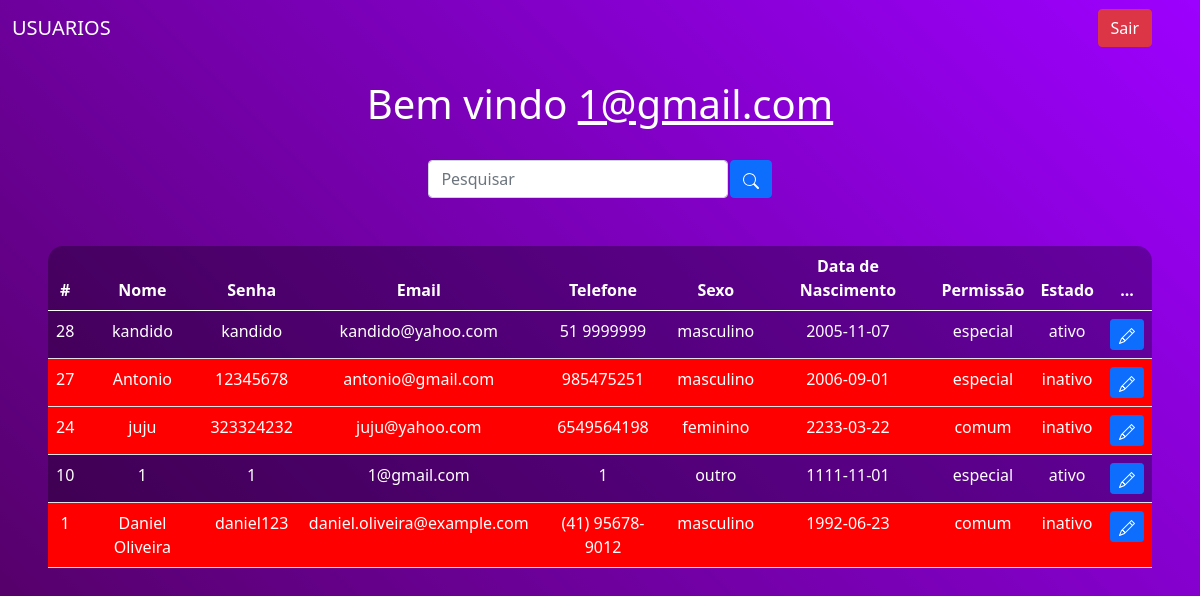
Screenshot of /sistema.php (signed in) with the database file from the repository.
### tables this page shows
CREATE TABLE `new_table` (
  `idnew_table` int(11) NOT NULL,
  `nome` varchar(45) NOT NULL,
  `email` varchar(145) NOT NULL,
  `telefone` varchar(25) NOT NULL,
  `data_nasc` date NOT NULL,
  `sexo` varchar(15) NOT NULL,
  `senha` varchar(45) NOT NULL,
  `permission` varchar(45) NOT NULL,
  `estado` varchar(50) DEFAULT NULL
);

### sistema.php (the view, shortened to what this page needs)
<?php
include_once('config.php');
$logado = $_SESSION['email'];
if (!empty($_GET['search'])) {
    $data = $_GET['search'];
    $sql = "SELECT * FROM new_table WHERE idnew_table LIKE '%$data%' or nome LIKE '%$data%' or email LIKE '%$data%' ORDER BY idnew_table DESC";
} else {
    $sql = "SELECT * FROM new_table ORDER BY idnew_table DESC";
}
$result = $conexao->query($sql);
?>
<!DOCTYPE html>
<html lang="en">
<head>
    <link href="https://cdn.jsdelivr.net/npm/bootstrap@5.0.2/dist/css/bootstrap.min.css" rel="stylesheet">
</head>
<body>
<nav class="navbar navbar-expand-lg" style="background-color: rgb(128, 0, 128) color:rgb(255,255,255);" >
    <div class="container-fluid">
        <a class="navbar-brand" style="color: rgb(255, 255, 255); href="#> USUARIOS</a>
    </div>
    <div class="d-flex">
        <a href="sair.php" class="btn btn-danger me-5">Sair</a>
    </div>
</nav>
    <br>
    <?php
    echo "<h1>Bem vindo <u>$logado</u></h1>";
    ?>
    <br>
    <div class="box-search">
        <input type="search" class="form-control w-25" placeholder="Pesquisar" id="pesquisar">
        <button onclick="searchData()" class="btn btn-primary">
        </button>
    </div>
    <div class="m-5">
        <table class="table text-white table-bg">
            <thead>
                <tr>
                    <th scope="col">#</th>
                    <th scope="col">Nome</th>
                    <th scope="col">Senha</th>
                    <th scope="col">Email</th>
                    <th scope="col">Telefone</th>
                    <th scope="col">Sexo</th>
                    <th scope="col">Data de Nascimento</th>
                    <th scope="col">Permissão</th>
                    <th scope="col">Estado</th>
                    <th scope="col">...</th>
                </tr>
            </thead>
            <tbody>
                <?php
                while ($user_data = mysqli_fetch_assoc($result)) {
                    $rowClass = $user_data['estado'] != 'ativo' ? 'inactive-row' : '';
                    echo "<tr class='$rowClass'>";
                    echo "<td>" . $user_data['idnew_table'] . "</td>";
                    echo "<td>" . $user_data['nome'] . "</td>";
                    echo "<td>" . $user_data['senha'] . "</td>";
                    echo "<td>" . $user_data['email'] . "</td>";
                    echo "<td>" . $user_data['telefone'] . "</td>";
                    echo "<td>" . $user_data['sexo'] . "</td>";
                    echo "<td>" . $user_data['data_nasc'] . "</td>";
                    echo "<td>" . $user_data['permission'] . "</td>";
                    echo "<td>" . $user_data['estado'] . "</td>";
                    echo "<td>
                        <a class='btn btn-sm btn-primary' href='edit.php?idnew_table=$user_data[idnew_table]' title='Editar'>
                            <svg xmlns='http://www.w3.org/2000/svg' width='16' height='16' fill='currentColor' class='bi bi-pencil' viewBox='0 0 16 16'>
                                <path d='M12.146.146a.5.5 0 0 1 .708 0l3 3a.5.5 0 0 1 0 .708l-10 10a.5.5 0 0 1-.168.11l-5 2a.5.5 0 0 1-.65-.65l2-5a.5.5 0 0 1 .11-.168l10-10zM11.207 2.5 13.5 4.793 14.793 3.5 12.5 1.207 11.207 2.5zm1.586 3L10.5 3.207 4 9.707V10h.5a.5.5 0 0 1 .5.5v.5h.5a.5.5 0 0 1 .5.5v.5h.293l6.5-6.5zm-9.761 5.175-.106.106-1.528 3.821 3.821-1.528.106-.106A.5.5 0 0 1 5 12.5V12h-.5a.5.5 0 0 1-.5-.5V11h-.5a.5.5 0 0 1-.468-.325z' />
                            </svg>
                        </a>
                        </td>";
                    echo "</tr>";
                }
                ?>
            </tbody>
        </table>
    </div>
</body>
</html>

### sistema.php (style rules this page uses)
body { background-image: linear-gradient(45deg, rgb(85, 0, 105), rgb(157, 0, 255)); color: white; text-align: center; }
.table-bg { background: rgba(0, 0, 0, 0.3); border-radius: 15px 15px 0 0; }
.box-search { display: flex; justify-content: center; gap: .1%; }
.inactive-row { background-color: red !important; }

### rows the page displays
new_table: idnew_table "28", nome "kandido", senha "kandido", email "kandido@yahoo.com", telefone "51 9999999", sexo "masculino", data_nasc "2005-11-07", permission "especial", estado "ativo"
new_table: idnew_table "27", nome "Antonio", senha "12345678", email "antonio@gmail.com", telefone "985475251", sexo "masculino", data_nasc "2006-09-01", permission "especial", estado "inativo"
new_table: idnew_table "24", nome "juju", senha "323324232", email "juju@yahoo.com", telefone "6549564198", sexo "feminino", data_nasc "2233-03-22", permission "comum", estado "inativo"
new_table: idnew_table "10", nome "1", senha "1", email "1@gmail.com", telefone "1", sexo "outro", data_nasc "1111-11-01", permission "especial", estado "ativo"
new_table: idnew_table "1", nome "Daniel Oliveira", senha "daniel123", email "daniel.oliveira@example.com", telefone "(41) 95678-9012", sexo "masculino", data_nasc "1992-06-23", permission "comum", estado "inativo"

### other values shown
$logado "1@gmail.com"
